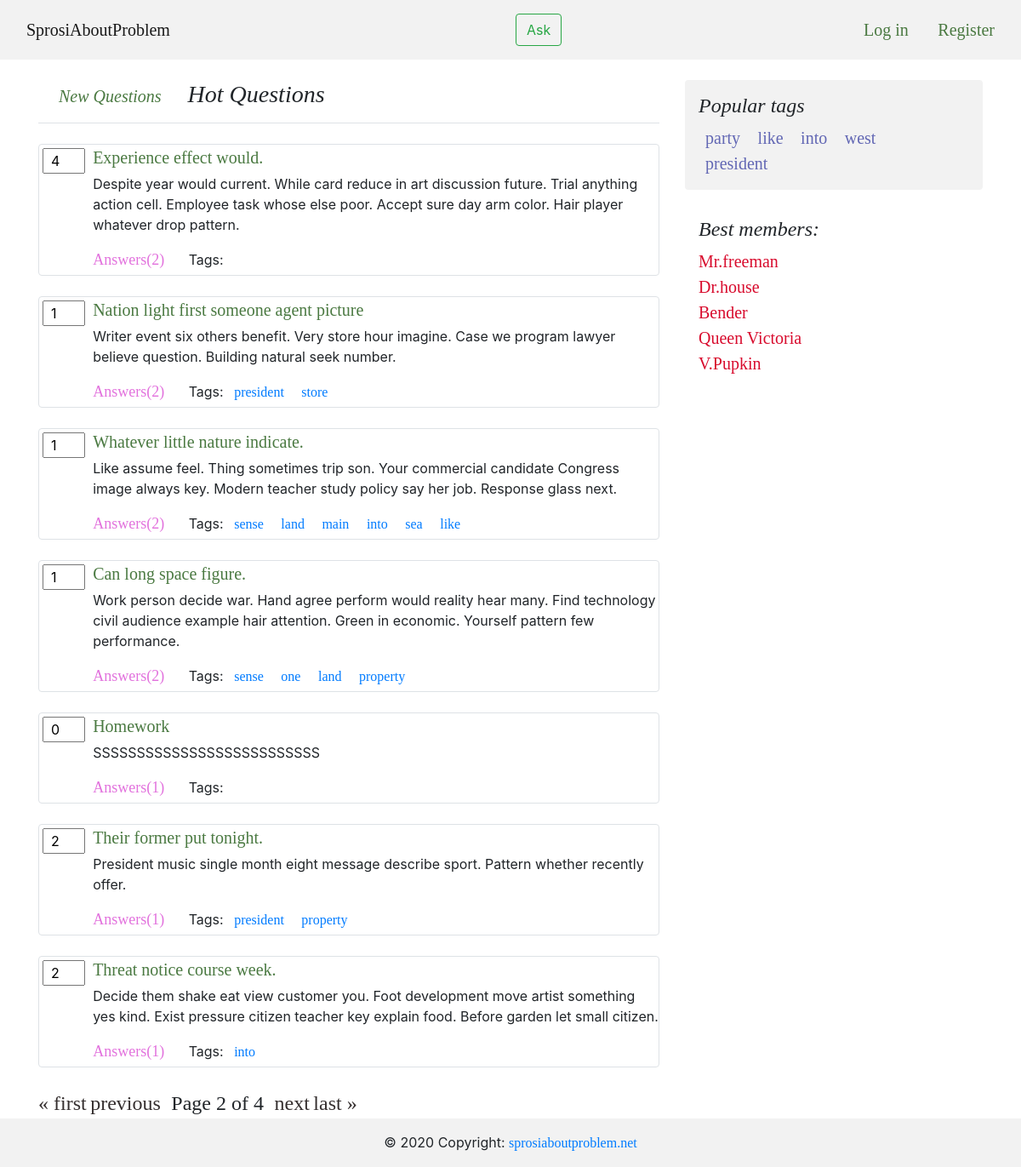
Before: /hot/?page=2 with the older database file.
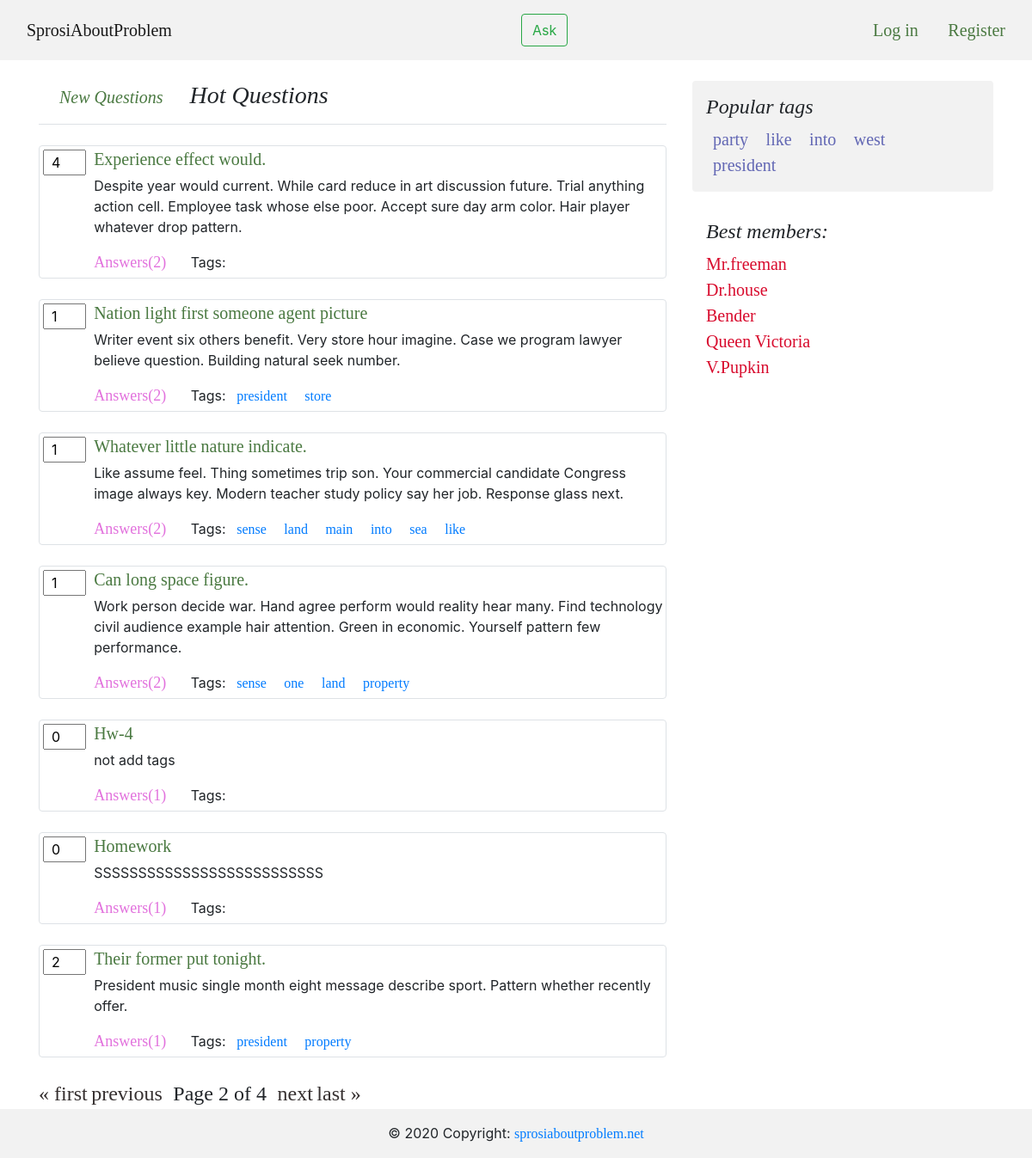
After: the same page with the newer database file.
### app/models.py (models this page shows, shortened)
class Question(models.Model):
    author = models.ForeignKey(Profile, on_delete = models.CASCADE)
    title = models.CharField(max_length = 120, verbose_name = u"Title")
    text = models.TextField(verbose_name = u"Text of question")
    create_date = models.DateTimeField(default = datetime.now, verbose_name = u"Create time of question")
    tags = models.ManyToManyField(Tag, blank = True, db_index = True)
    is_active = models.BooleanField(default=True, verbose_name=u"Availability of question")
    objects = QuestionManager()
    class Meta:
        ordering = ['-create_date']

class Tag(models.Model):
    tag_name = models.CharField(max_length = 40, verbose_name = u"Tag", unique = True)
    objects = TagManager()
    def __str__(self):
        return self.tag_name

### app/views.py (the view)
# urls.py: path('hot/', views.hot, name='hot'),
def hot(request):
    page_obj, _ = paginate(Question.objects.get_hotest_questions(), request)
    tags = Tag.objects.get_popular()
    return render(request, 'hot.html', {
        'user': request.user,
        'page_obj': page_obj,
        'tags': tags,
        })

### app/models.py (called while the page is built)
def question_counter(question):
    question.likes = len(Like.objects.filter(question = question))
    question.answers = len(Answer.objects.filter(question = question))
    return question

def tag_counter(tag):
    tag.usage = len(Question.objects.filter(tags = tag))
    return tag

    def get_popular(self):
        tags = map(tag_counter, super().get_queryset())
        tags = sorted(tags, key = lambda tag: tag.usage, reverse = True)
        first_five = tags[:5]
        return first_five

    def get_hotest_questions(self):
        questions = map(question_counter, super().get_queryset())
        hotest_questions = sorted(questions, key = lambda question: question.answers, reverse = True)
        return hotest_questions

### app/views.py (called while the page is built)
def paginate(object_list, request):
    paginator = Paginator(object_list, 7)
    page_number = request.GET.get('page')
    return paginator.get_page(page_number), paginator

### templates/hot.html
{% extends 'base.html' %}
{% block content %}
    <h3 class="pb-3 mb-4 font-italic border-bottom">
    <a class="p-4 refs" href="{% url 'index' %}"> New Questions</a>
    Hot Questions
    </h3>
    {% for question in page_obj %}
        {% include 'inc/question.html' %}
    {% endfor %}
    {% include 'inc/pagination.html' %}
{% endblock content %}

### templates/base.html (shortened to what this page needs)
{% load static %}
<!doctype html>
<html lang="en">
    <head>
        <link rel="stylesheet" href="{% static 'css/bootstrap.css' %}">
        <link rel="stylesheet" href="{% static 'css/main.css' %}">
    </head>
  <body>
    {% include 'inc/header.html' %}
    <section>
        <main role="main" class="container">
            <div class="row">
                <div class="col-md-8 blog-main">
                    {% block content %}{% endblock content %}
                </div>
                {% include 'inc/right_menu.html' %}
            </div>
        </main>
    </section>
    {% include 'inc/footer.html' %}
  </body>
</html>

### templates/inc/header.html (shortened to what this page needs)
<header>
    <nav class="navbar navbar-expand-lg navbar-light bg-light pb-2 mb-4">
        <div class="collapse navbar-collapse" id="navbarTogglerDemo01">
            <a class="navbar-brand col-7" href="{% url 'index' %}">SprosiAboutProblem</a>
            <button onclick="location.href = '{% url 'ask' %}';" class="btn btn-outline-success my-2">Ask</button>
        </div>
        {% if user.is_authenticated %}
        <div>
            {{ user.username }}
        </div>
        <div>
            <a class="col-1 refs" href="{% url 'profile' %}">Profile</a>
            <a class="col-1 refs" href="{% url 'logout' %}">Log out</a>
        </div>
        {% else %}
        <div>
            <a class="col-1 refs" href="{% url 'login' %}" >Log in</a>
            <a class="col-1 refs" href="{% url 'signup' %}">Register</a>
        </div>
        {% endif %}
    </nav>
</header>

### templates/inc/question.html
{% load static %}
<div class="contatiner border rounded mb-4">
    <div class="row">
        <div class="col-1">
            <input class="mr-3 ml-1 mt-1 pl-2 likescountform" value="{{ question.likes }}" type="number">
        </div>
        <div class="col mb-1">
            <a  class="refs" href="{% url 'question' qid=question.id %}">{{ question.title }}</a>
            <p class="mt-1">{{ question.text }}</p>
            <div>
                <a class="refs-ans mr-4" href="{% url 'question' qid=question.id %}">Answers({{ question.answers }})</a>
                Tags:
                {% for tag_ in question.tags.all %}
                    <a href="{% url 'tag' tag=tag_ %}" class="p-2">{{ tag_ }}</a>
                {% endfor %}
            </div>
        </div>
    </div>
</div>

### templates/inc/pagination.html
<div class="pagination">
    <span class="step-links">
        {% if page_obj.has_previous %}
            <a class="pager" href="?page=1">&laquo; first</a>
            <a class="pager" href="?page={{ page_obj.previous_page_number }}">previous</a>
        {% endif %}
        <span class="p-2">
            <a class="pager">Page {{ page_obj.number }} of {{ page_obj.paginator.num_pages }}</a>
        </span>
        {% if page_obj.has_next %}
            <a class="pager" href="?page={{ page_obj.next_page_number }}">next</a>
            <a class="pager" href="?page={{ page_obj.paginator.num_pages }}">last &raquo;</a>
        {% endif %}
    </span>
</div>

### templates/inc/right_menu.html
<aside class="col-md-4 blog-sidebar">
    <div class="p-3 mb-3 bg-light rounded">
        <h4 class="font-italic">Popular tags</h4>
        <nav class="my-2 my-md-0 mr-md-3">
            {% for tag_ in tags %}
            <a class="p-2" style="color: #6267b4; font-size: 20px" href="{% url 'tag' tag=tag_.tag_name %}">{{ tag_.tag_name }}</a>
            {% endfor %}
        </nav>
    </div>
    <div class="p-3">
        <h4 class="font-italic">Best members:</h4>
        <ol class="list-unstyled mb-0">
        <li><a class="refs-user" href="#">Mr.freeman</a></li>
        <li><a class="refs-user" href="#">Dr.house</a></li>
        <li><a class="refs-user" href="#">Bender</a></li>
        <li><a class="refs-user" href="#">Queen Victoria</a></li>
        <li><a class="refs-user" href="#">V.Pupkin</a></li>
        </ol>
    </div>
    </aside>

### templates/inc/footer.html
<footer class="page-footer font-small yellow">
    <div class="footer-copyright text-center py-3">© 2020 Copyright:
    <a href="{% url 'index' %}">sprosiaboutproblem.net</a>
    </div>
</footer>

### static/css/main.css (style rules this page uses)
* { margin: 0; }
footer { background-color: #f2f2f2; flex-grow: 0; flex-shrink: 0; flex-basis: auto; }
.pager { color: #352f2f; font-size: 24px; }
.navbar-collapse { justify-content: flex-start; }
.bg-light { background-color:#f2f2f2!important }
.refs { color: #4a7941; font-size: 20px; }
.refs-ans { color: #e272dd; font-size: 18px; }
.refs-user { color: #d80b2d; font-size: 20px; }
html, h1, h2, h3, h4, h5, h6, a { font-family: "Raleway"; }
.likescountform { width: 50px; display: inline-block; }

Changed rows visible on the page:
no longer on this page (row unchanged): Question: likes "2", title "Threat notice course week.", text "Decide them shake eat view customer you. Foot development move artist something yes kind. Exist pressure citizen teacher key explain food. Before garden let small citizen.", answers "1", Tag (tag_name "into")
added Question: likes "0", title "Hw-4", text "not add tags", answers "1"
